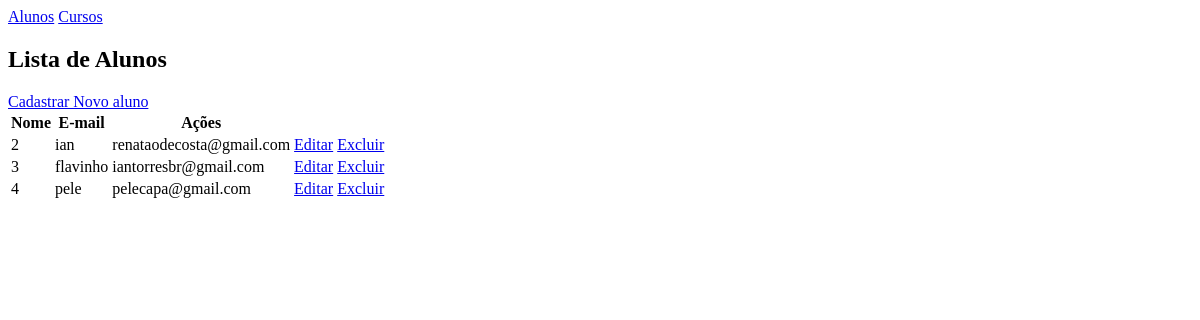
/live/listar_aluno, run on an earlier commit of the app's database.
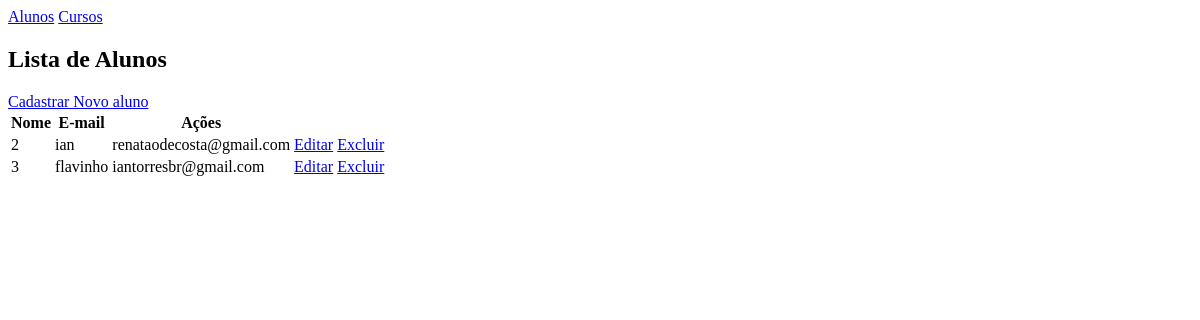
And on a later commit of the database.
### teste/models.py (models this page shows)
class Aluno(models.Model):
    nome =models.CharField(max_length=200, null=False)
    cpf =models.CharField(max_length=14, null=False)
    email =models.EmailField()

### teste/views.py (the view)
# urls.py: path('listar_aluno', views.listarAluno, name='listar_aluno'),
def listarAluno(request):
    alunos = Aluno.objects.all()
    return render(request, 'listar_aluno.html', {'alunos': alunos})

### teste/templates/listar_aluno.html
{% extends 'base.html' %}
{% block content %}
 <h2>Lista de Alunos</h2>
 <a href="{% url 'incluir_aluno' %}">Cadastrar Novo aluno</a>
 <table>
    <thead>
        <th>Nome</th>
        <th>E-mail</th>
        <th>Ações</th>
    </thead>
    <tbody>
        {% for a in alunos %}
         <tr>
            <td>{{a.id}}</td>
            <td>{{a.nome}}</td>
            <td>{{a.email}}</td>
            <td><a href="{% url 'editar_aluno' a.id %}">Editar</a>
            <a href="{%url 'excluir_aluno' a.id %}">Excluir</a>
            </td>
         </tr>
         {% endfor %}
    </tbody>
 </table>
{% endblock %}

### templates/base.html (shortened to what this page needs)
<!DOCTYPE html>
<html lang="pt-br">
<head>
</head>
<bod5y>
    <a href="{% url 'listar_aluno' %}">Alunos</a>
    <a href="{% url 'listar_curso' %}">Cursos</a>
   {% block content %}
   {% endblock %}
</body>
</html>

What changed in the data, as far as the page shows it:
removed Aluno: id "4", nome "pele", email "pelecapa@gmail.com"
